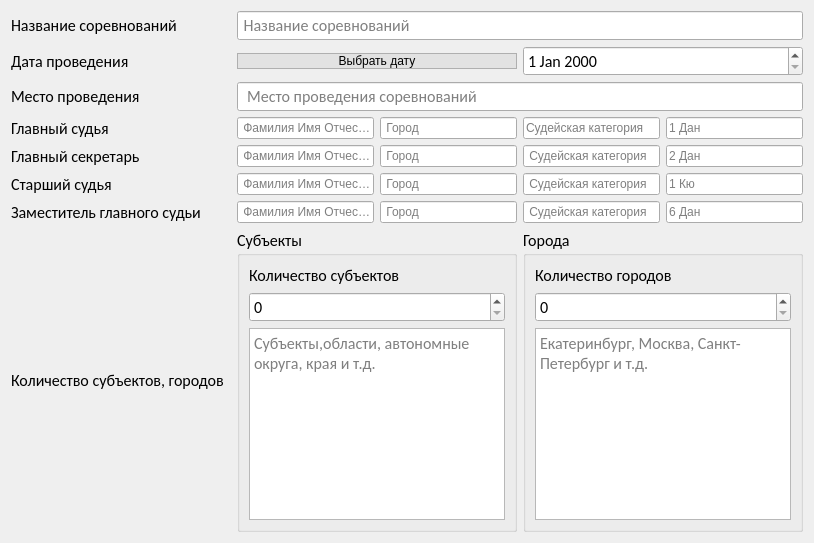
     <widget class="QWidget" name="tab">
      <attribute name="title">
       <string>Соревнования</string>
      </attribute>
      <layout class="QGridLayout" name="gridLayout_3">
       <item row="1" column="0">
        <layout class="QGridLayout" name="gridLayout_2">
         <item row="6" column="0">
          <widget class="QLabel" name="label_6">
           <property name="font">
            <font>
             <family>Calibri</family>
             <pointsize>12</pointsize>
            </font>
           </property>
           <property name="text">
            <string>Старший судья</string>
           </property>
           <property name="wordWrap">
            <bool>true</bool>
           </property>
          </widget>
         </item>
         <item row="8" column="1" colspan="2">
          <layout class="QHBoxLayout" name="horizontalLayout">
           <item>
            <widget class="QGroupBox" name="groupBox">
             <property name="font">
              <font>
               <family>Calibri</family>
               <pointsize>12</pointsize>
              </font>
             </property>
             <property name="title">
              <string>Субъекты</string>
             </property>
             <layout class="QVBoxLayout" name="verticalLayout">
              <item>
               <layout class="QVBoxLayout" name="verticalLayout_14">
                <item>
                 <widget class="QLabel" name="label_12">
                  <property name="font">
                   <font>
                    <family>Calibri</family>
                    <pointsize>12</pointsize>
                   </font>
                  </property>
                  <property name="text">
                   <string>Количество субъектов</string>
                  </property>
                 </widget>
                </item>
                <item>
                 <widget class="QSpinBox" name="number_subjects">
                  <property name="font">
                   <font>
                    <family>Calibri</family>
                    <pointsize>12</pointsize>
                   </font>
                  </property>
                 </widget>
                </item>
               </layout>
              </item>
              <item>
               <widget class="QTextEdit" name="subjects">
                <property name="font">
                 <font>
                  <family>Calibri</family>
                  <pointsize>12</pointsize>
                 </font>
                </property>
                <property name="documentTitle">
                 <string/>
                </property>
                <property name="placeholderText">
                 <string>Субъекты,области, автономные округа, края и т.д.</string>
                </property>
               </widget>
              </item>
             </layout>
            </widget>
           </item>
           <item>
            <widget class="QGroupBox" name="groupBox_2">
             <property name="font">
              <font>
               <family>Calibri</family>
               <pointsize>12</pointsize>
              </font>
             </property>
             <property name="title">
              <string>Города</string>
             </property>
             <layout class="QVBoxLayout" name="verticalLayout_2">
              <item>
               <layout class="QVBoxLayout" name="verticalLayout_15">
                <item>
                 <widget class="QLabel" name="label_13">
                  <property name="font">
                   <font>
                    <family>Calibri</family>
                    <pointsize>12</pointsize>
                   </font>
                  </property>
                  <property name="text">
                   <string>Количество городов</string>
                  </property>
                 </widget>
                </item>
                <item>
                 <widget class="QSpinBox" name="number_cities">
                  <property name="font">
                   <font>
                    <family>Calibri</family>
                    <pointsize>12</pointsize>
                   </font>
                  </property>
                 </widget>
                </item>
               </layout>
              </item>
              <item>
               <widget class="QTextEdit" name="cities">
                <property name="font">
                 <font>
                  <family>Calibri</family>
                  <pointsize>12</pointsize>
                 </font>
                </property>
                <property name="placeholderText">
                 <string>Екатеринбург, Москва, Санкт-Петербург и т.д.</string>
                </property>
               </widget>
              </item>
             </layout>
            </widget>
           </item>
          </layout>
         </item>
         <item row="5" column="0">
          <widget class="QLabel" name="label_8">
           <property name="font">
            <font>
             <family>Calibri</family>
             <pointsize>12</pointsize>
            </font>
           </property>
           <property name="text">
            <string>Главный секретарь</string>
           </property>
           <property name="wordWrap">
            <bool>true</bool>
           </property>
          </widget>
         </item>
         <item row="7" column="0">
          <widget class="QLabel" name="label_4">
           <property name="font">
            <font>
             <family>Calibri</family>
             <pointsize>12</pointsize>
            </font>
           </property>
           <property name="text">
            <string>Заместитель главного судьи</string>
           </property>
           <property name="wordWrap">
            <bool>true</bool>
           </property>
          </widget>
         </item>
         <item row="2" column="0">
          <widget class="QLabel" name="label_2">
           <property name="font">
            <font>
             <family>Calibri</family>
             <pointsize>12</pointsize>
            </font>
           </property>
           <property name="text">
            <string>Дата проведения</string>
           </property>
           <property name="wordWrap">
            <bool>true</bool>
           </property>
          </widget>
         </item>
         <item row="8" column="0">
          <widget class="QLabel" name="label">
           <property name="font">
            <font>
             <family>Calibri</family>
             <pointsize>12</pointsize>
            </font>
           </property>
           <property name="text">
            <string>Количество субъектов, городов</string>
           </property>
           <property name="wordWrap">
            <bool>true</bool>
           </property>
          </widget>
         </item>
         <item row="0" column="0">
          <widget class="QLabel" name="label_3">
           <property name="sizePolicy">
            <sizepolicy hsizetype="Fixed" vsizetype="Preferred">
             <horstretch>0</horstretch>
             <verstretch>0</verstretch>
            </sizepolicy>
           </property>
           <property name="minimumSize">
            <size>
             <width>220</width>
             <height>0</height>
            </size>
           </property>
           <property name="font">
            <font>
             <family>Calibri</family>
             <pointsize>12</pointsize>
            </font>
           </property>
           <property name="text">
            <string>Название соревнований</string>
           </property>
           <property name="wordWrap">
            <bool>true</bool>
           </property>
          </widget>
         </item>
         <item row="4" column="0">
          <widget class="QLabel" name="label_7">
           <property name="font">
            <font>
             <family>Calibri</family>
             <pointsize>12</pointsize>
            </font>
           </property>
           <property name="text">
            <string>Главный судья</string>
           </property>
           <property name="wordWrap">
            <bool>true</bool>
           </property>
          </widget>
         </item>
         <item row="2" column="1">
          <widget class="QPushButton" name="get_competiton_data">
           <property name="enabled">
            <bool>true</bool>
           </property>
           <property name="font">
            <font/>
           </property>
           <property name="styleSheet">
            <string notr="true">QPushButton{
background-color: #e2e2e2;
border:1px solid #afafaf;
}
QPushButton:hover{
background-color: #E0F2FF;
border-color: #80C8FF;
}
QPushButton:pressed{
background-color: #C2E4FF;
border-color: #80C8FF;
}</string>
           </property>
           <property name="text">
            <string>Выбрать дату</string>
           </property>
          </widget>
         </item>
         <item row="3" column="1" colspan="2">
          <widget class="QLineEdit" name="competition_place">
           <property name="font">
            <font>
             <family>Calibri</family>
             <pointsize>12</pointsize>
            </font>
           </property>
           <property name="maxLength">
            <number>99</number>
           </property>
           <property name="placeholderText">
            <string>  Место проведения соревнований</string>
           </property>
          </widget>
         </item>
         <item row="2" column="2">
          <widget class="QDateEdit" name="competition_data">
           <property name="sizePolicy">
            <sizepolicy hsizetype="Preferred" vsizetype="Fixed">
             <horstretch>0</horstretch>
             <verstretch>0</verstretch>
            </sizepolicy>
           </property>
           <property name="font">
            <font>
             <family>Calibri</family>
             <pointsize>12</pointsize>
            </font>
           </property>
          </widget>
         </item>
         <item row="3" column="0">
          <widget class="QLabel" name="label_5">
           <property name="font">
            <font>
             <family>Calibri</family>
             <pointsize>12</pointsize>
            </font>
           </property>
           <property name="text">
            <string>Место проведения</string>
           </property>
           <property name="wordWrap">
            <bool>true</bool>
           </property>
          </widget>
         </item>
         <item row="0" column="1" colspan="2">
          <widget class="QLineEdit" name="competition_name">
           <property name="font">
            <font>
             <family>Calibri</family>
             <pointsize>12</pointsize>
            </font>
           </property>
           <property name="styleSheet">
            <string notr="true"/>
           </property>
           <property name="maxLength">
            <number>99</number>
           </property>
           <property name="placeholderText">
            <string> Название соревнований</string>
           </property>
          </widget>
         </item>
         <item row="4" column="1" colspan="2">
          <layout class="QHBoxLayout" name="horizontalLayout_2">
           <item>
            <widget class="QLineEdit" name="judge_main">
             <property name="placeholderText">
              <string> Фамилия Имя Отчество</string>
             </property>
            </widget>
           </item>
           <item>
            <widget class="QLineEdit" name="city_main_judge">
             <property name="placeholderText">
              <string> Город</string>
             </property>
            </widget>
           </item>
           <item>
            <widget class="QLineEdit" name="category_main_judge">
             <property name="placeholderText">
              <string>Судейская категория</string>
             </property>
            </widget>
           </item>
           <item>
            <widget class="QLineEdit" name="kval_main_judge">
             <property name="placeholderText">
              <string>1 Дан</string>
             </property>
            </widget>
           </item>
          </layout>
         </item>
         <item row="5" column="1" colspan="2">
          <layout class="QHBoxLayout" name="horizontalLayout_3">
           <item>
            <widget class="QLineEdit" name="secretary_main">
             <property name="placeholderText">
              <string> Фамилия Имя Отчество</string>
             </property>
            </widget>
           </item>
           <item>
            <widget class="QLineEdit" name="city_secretary_main">
             <property name="placeholderText">
              <string> Город</string>
             </property>
            </widget>
           </item>
           <item>
            <widget class="QLineEdit" name="category_secretary_main">
             <property name="placeholderText">
              <string> Судейская категория</string>
             </property>
            </widget>
           </item>
           <item>
            <widget class="QLineEdit" name="kval_main_secretary">
             <property name="placeholderText">
              <string>2 Дан</string>
             </property>
            </widget>
           </item>
          </layout>
         </item>
         <item row="6" column="1" colspan="2">
          <layout class="QHBoxLayout" name="horizontalLayout_4">
           <item>
            <widget class="QLineEdit" name="judge_senior">
             <property name="placeholderText">
              <string> Фамилия Имя Отчество</string>
             </property>
            </widget>
           </item>
           <item>
            <widget class="QLineEdit" name="city_judge_senior">
             <property name="placeholderText">
              <string> Город</string>
             </property>
            </widget>
           </item>
           <item>
            <widget class="QLineEdit" name="category_jusge_senior">
             <property name="placeholderText">
              <string> Судейская категория</string>
             </property>
            </widget>
           </item>
           <item>
            <widget class="QLineEdit" name="kval_senior_judge">
             <property name="placeholderText">
              <string>1 Кю</string>
             </property>
            </widget>
           </item>
          </layout>
         </item>
         <item row="7" column="1" colspan="2">
          <layout class="QHBoxLayout" name="horizontalLayout_5">
           <item>
            <widget class="QLineEdit" name="deputy_judge_main">
             <property name="placeholderText">
              <string> Фамилия Имя Отчество</string>
             </property>
            </widget>
           </item>
           <item>
            <widget class="QLineEdit" name="city_deputy_judge">
             <property name="placeholderText">
              <string> Город</string>
             </property>
            </widget>
           </item>
           <item>
            <widget class="QLineEdit" name="category_deputy_judge">
             <property name="placeholderText">
              <string> Судейская категория</string>
             </property>
            </widget>
           </item>
           <item>
            <widget class="QLineEdit" name="kval_deputy_judge">
             <property name="placeholderText">
              <string>6 Дан</string>
             </property>
            </widget>
           </item>
          </layout>
         </item>
        </layout>
       </item>
      </layout>
     </widget>
